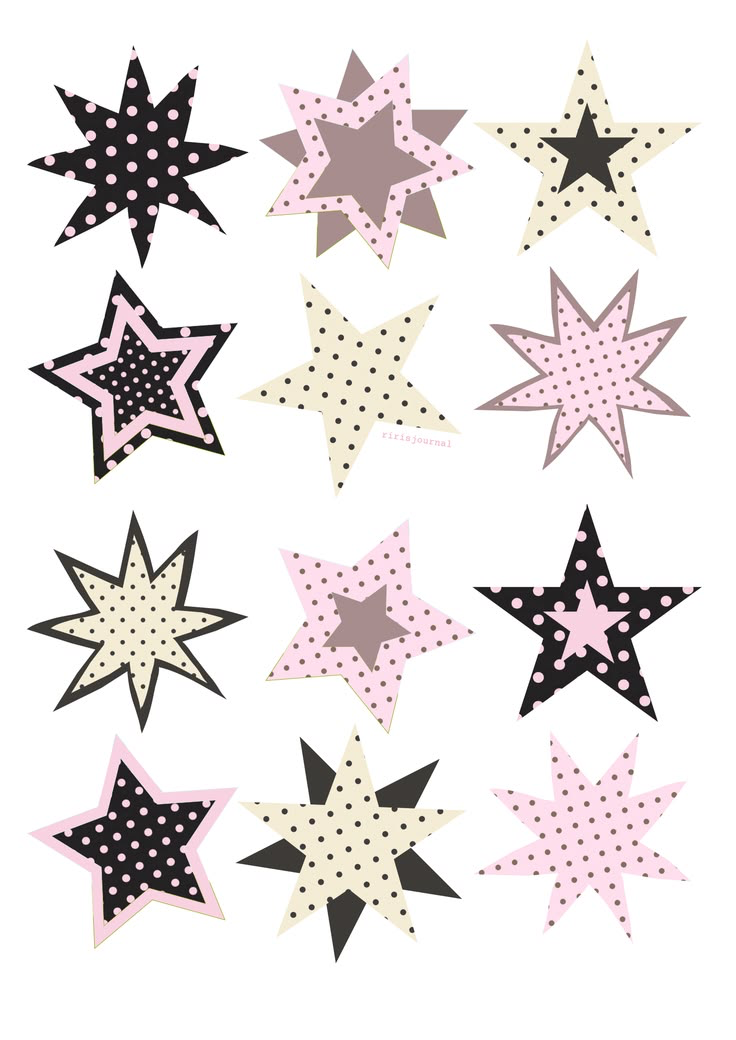
#> input picture Stickers.png, 736 x 1040 px, found by its file name
$ python process_stickers.py
#> lines starting #> are read from the running program, lines starting #| are printed output that depends on the picture; after the words box and inside, x2 and y2 are one past the last pixel; in counts of white or black regions, pixels touching at a corner belong together
import cv2
import numpy as np
from PIL import Image

def process_stickers(image_path, output_dir):
    # Read the image including alpha channel
    img = cv2.imread(image_path, cv2.IMREAD_UNCHANGED)
#> img is the input picture: shape (1040, 736, 3); mean B, G, R 226.3, 226.6, 231.5

    if img is None:
        print(f"Error: Could not read {image_path}")
        return

    print(f"Original shape: {img.shape}")
#| Original shape: (1040, 736, 3)

    # Create mask for transparency or white background
    if len(img.shape) == 3 and img.shape[2] == 4:
        # Has alpha channel
        alpha = img[:,:,3]
        _, mask = cv2.threshold(alpha, 10, 255, cv2.THRESH_BINARY)
    else:
        # Assuming white background, convert to grayscale
        if len(img.shape) == 3 and img.shape[2] == 4:
            gray = cv2.cvtColor(img, cv2.COLOR_BGRA2GRAY)
        else:
            gray = cv2.cvtColor(img, cv2.COLOR_BGR2GRAY)
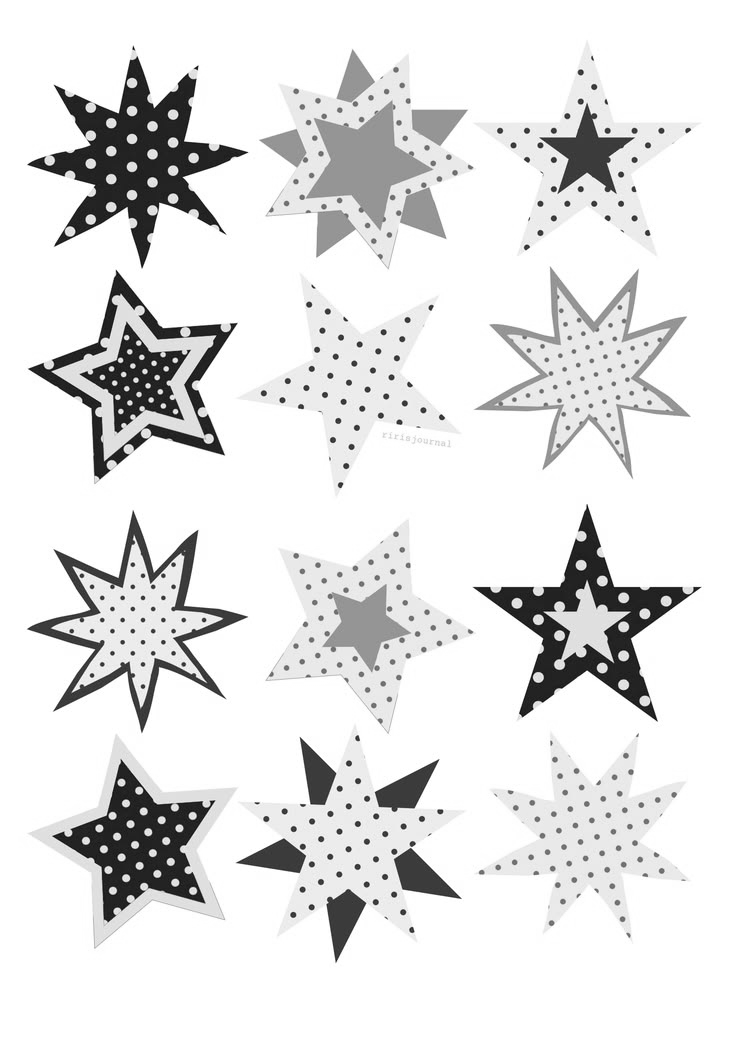
#> gray: shape (1040, 736); min 2, max 255, mean 228
        _, mask = cv2.threshold(gray, 240, 255, cv2.THRESH_BINARY_INV)
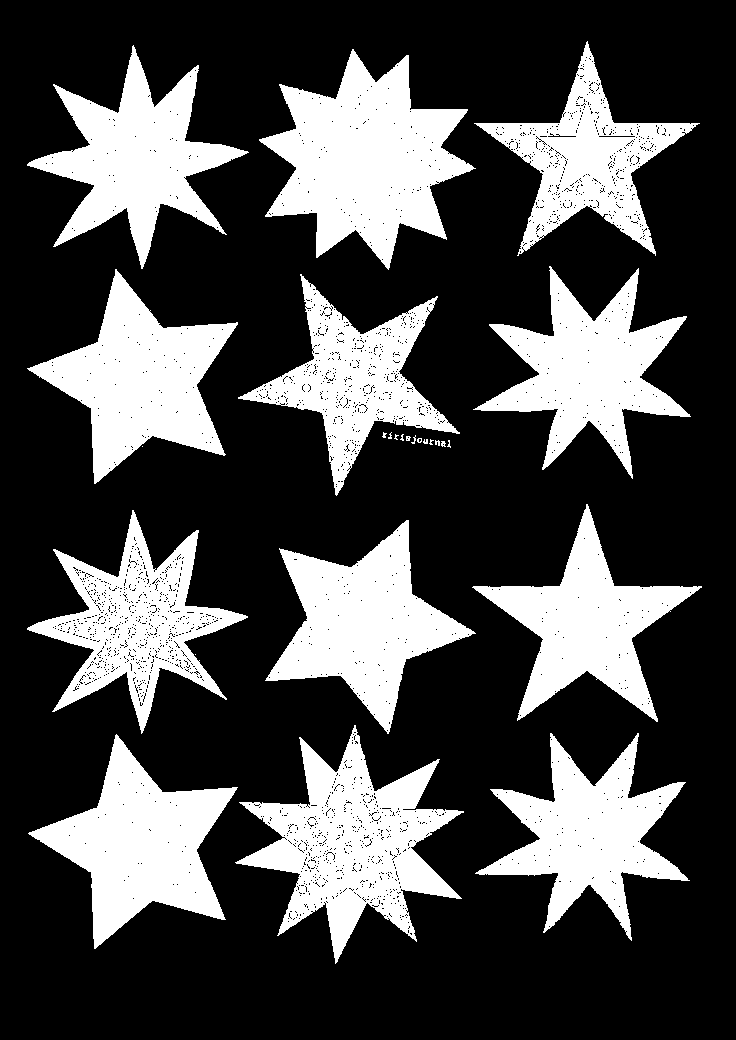
#> mask: shape (1040, 736); 29.2% white; 26 white regions (12 under 20 px)

        # Add alpha channel if it doesn't exist
        if len(img.shape) == 3 and img.shape[2] == 3:
            img = cv2.cvtColor(img, cv2.COLOR_BGR2BGRA)
#> img: shape (1040, 736, 4)

    # Find contours
    contours, _ = cv2.findContours(mask, cv2.RETR_EXTERNAL, cv2.CHAIN_APPROX_SIMPLE)
#> contours = 26 contours, 14 with area under 20; largest, box (x1, y1, x2, y2) and area: (259, 49, 476, 270) 24588, (235, 725, 464, 964) 22916, (27, 269, 238, 484) 18887, (28, 734, 238, 949) 18780, (265, 520, 476, 734) 18660

    print(f"Found {len(contours)} contours")
#| Found 26 contours

    count = 0
    for i, c in enumerate(contours):
        # Filter out very small contours (noise)
        if cv2.contourArea(c) > 500:
            x, y, w, h = cv2.boundingRect(c)

            # Add padding
            pad = 10
            x1, y1 = max(0, x-pad), max(0, y-pad)
            x2, y2 = min(img.shape[1], x+w+pad), min(img.shape[0], y+h+pad)

            # Crop
            cropped = img[y1:y2, x1:x2].copy()

            # Mask out the background strictly for the cropped area
            crop_mask = np.zeros(cropped.shape[:2], dtype=np.uint8)
            shifted_contour = c - [x1, y1]
            cv2.drawContours(crop_mask, [shifted_contour], -1, (255), thickness=cv2.FILLED)

            # Apply transparency outside the contour
            cropped[:,:,3] = cv2.bitwise_and(cropped[:,:,3], crop_mask)

            out_path = f"{output_dir}/sticker_{count}.png"
            cv2.imwrite(out_path, cropped)
            print(f"Saved {out_path}")
            count += 1
#> this loop made 26 passes
#> (x, y, w, h, x1, y1, x2, y2) on passes 1, 2, 3, 5, 6, 7, 21, 22, 23, 24, 25, 26: (28, 734, 210, 215, 18, 724, 248, 959), (475, 733, 215, 208, 465, 723, 700, 951), (235, 725, 229, 239, 225, 715, 474, 974), (265, 520, 211, 214, 255, 510, 486, 744), (27, 510, 221, 224, 17, 500, 258, 744), (472, 504, 230, 218, 462, 494, 712, 732), (238, 274, 222, 222, 228, 264, 470, 506), (27, 269, 211, 215, 17, 259, 248, 494), (473, 266, 218, 213, 463, 256, 701, 489), (259, 49, 217, 221, 249, 39, 486, 280), (27, 45, 222, 224, 17, 35, 259, 279), (474, 41, 226, 215, 464, 31, 710, 266)
#> c on passes 4, 8: [[195, 654]], [[142, 446]]
#| Saved /Users/faiza/Desktop/portfolio-site/portfolio-app/public/sticker_0.png
#| Saved /Users/faiza/Desktop/portfolio-site/portfolio-app/public/sticker_1.png
#| Saved /Users/faiza/Desktop/portfolio-site/portfolio-app/public/sticker_2.png
#| Saved /Users/faiza/Desktop/portfolio-site/portfolio-app/public/sticker_3.png
#| Saved /Users/faiza/Desktop/portfolio-site/portfolio-app/public/sticker_4.png
#| Saved /Users/faiza/Desktop/portfolio-site/portfolio-app/public/sticker_5.png
#| Saved /Users/faiza/Desktop/portfolio-site/portfolio-app/public/sticker_6.png
#| Saved /Users/faiza/Desktop/portfolio-site/portfolio-app/public/sticker_7.png
#> (further printed lines are left out)
#> pass 1, in process_stickers, `cropped = img[y1:y2, x1:x2].copy()`:
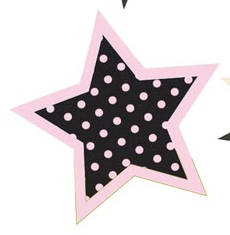
#> cropped: shape (235, 230, 4); mean B, G, R, A 209.2, 207.1, 213.4, 255
#> pass 2, in process_stickers, `cropped = img[y1:y2, x1:x2].copy()`:
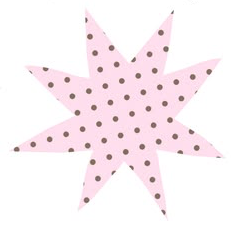
#> cropped: shape (228, 235, 4); mean B, G, R, A 244.9, 240.7, 250.8, 255
#> after the loop:
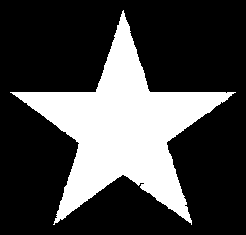
#> crop_mask: shape (235, 246); 27.7% white; 1 white region, box (x1, y1, x2, y2) and area: (10, 10, 236, 225) 16039
#> after the loop:
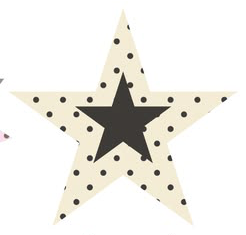
#> cropped: shape (235, 246, 4); mean B, G, R, A 232.5, 237.7, 239.5, 70.7
#> after the loop, count = 12

process_stickers('/Users/faiza/Desktop/portfolio-site/Stickers.png', '/Users/faiza/Desktop/portfolio-site/portfolio-app/public')
